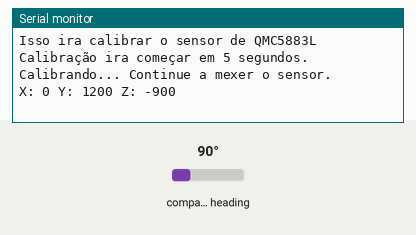
A sketch run on a simulated Arduino Uno, built with avr-gcc and run on an emulated ATmega328P. On the bench: the last lines printed to the serial monitor. Inputs (shaded band) come from the test bench; at power-on: compass heading 90°.

Above: at 6.2 s.
6.3 s: compass heading set to 7°
At 6.7 s:
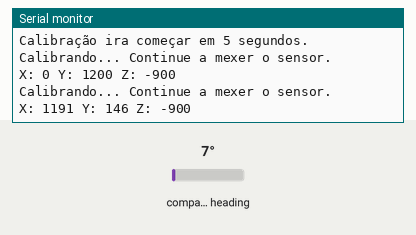
7.8 s: compass heading set to 180°
At 13.3 s:
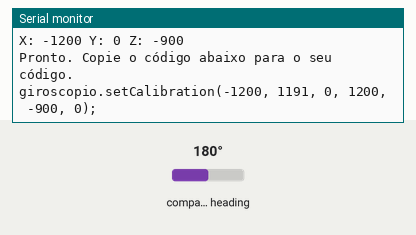

Measured:
- after the input at 6.3 s, the serial monitor: prints a new line at once (image 1)
- after the input at 7.8 s, the serial monitor: prints a new line at once (image 2)

The sketch:

calibrarQMC5883LCompass.ino
```cpp
/*

SKETCH DE CALIBRAÇÃO
SEM USO FUNCIONAL

*/

#include <QMC5883LCompass.h>
#include <LiquidCrystal.h>

QMC5883LCompass giroscopio;

int dadoCalibracao[3][2];
bool mudou = false;
bool pronto = false;
int t = 0;
int c = 0;

void setup()
{
    Serial.begin(9600);
    giroscopio.init();

    Serial.println("Isso ira calibrar o sensor de QMC5883L");
    Serial.println("Calibração ira começar em 5 segundos.");

    delay(5000);
}

void loop()
{
    int x, y, z;

    // Ler os valores do giroscópio
    giroscopio.read();

    // Retorna os valores de x, y e z
    x = giroscopio.getX();
    y = giroscopio.getY();
    z = giroscopio.getZ();

    mudou = false;

    if (x < dadoCalibracao[0][0])
    {
        dadoCalibracao[0][0] = x;
        mudou = true;
    }
    if (x > dadoCalibracao[0][1])
    {
        dadoCalibracao[0][1] = x;
        mudou = true;
    }

    if (y < dadoCalibracao[1][0])
    {
        dadoCalibracao[1][0] = y;
        mudou = true;
    }
    if (y > dadoCalibracao[1][1])
    {
        dadoCalibracao[1][1] = y;
        mudou = true;
    }

    if (z < dadoCalibracao[2][0])
    {
        dadoCalibracao[2][0] = z;
        mudou = true;
    }
    if (z > dadoCalibracao[2][1])
    {
        dadoCalibracao[2][1] = z;
        mudou = true;
    }

    if (mudou && !pronto)
    {
        Serial.println("Calibrando... Continue a mexer o sensor.");
        Serial.println("X: " + String(x) + " Y: " + String(y) + " Z: " + String(z));
        c = millis();
    }
    t = millis();

    if ((t - c > 5000) && !pronto)
    {
        pronto = true;
        Serial.println("Pronto. Copie o código abaixo para o seu código.");
        Serial.println();

        Serial.print("giroscopio.setCalibration(");
        Serial.print(dadoCalibracao[0][0]);
        Serial.print(", ");
        Serial.print(dadoCalibracao[0][1]);
        Serial.print(", ");
        Serial.print(dadoCalibracao[1][0]);
        Serial.print(", ");
        Serial.print(dadoCalibracao[1][1]);
        Serial.print(", ");
        Serial.print(dadoCalibracao[2][0]);
        Serial.print(", ");
        Serial.print(dadoCalibracao[2][1]);
        Serial.println(");");
    }
}
```
